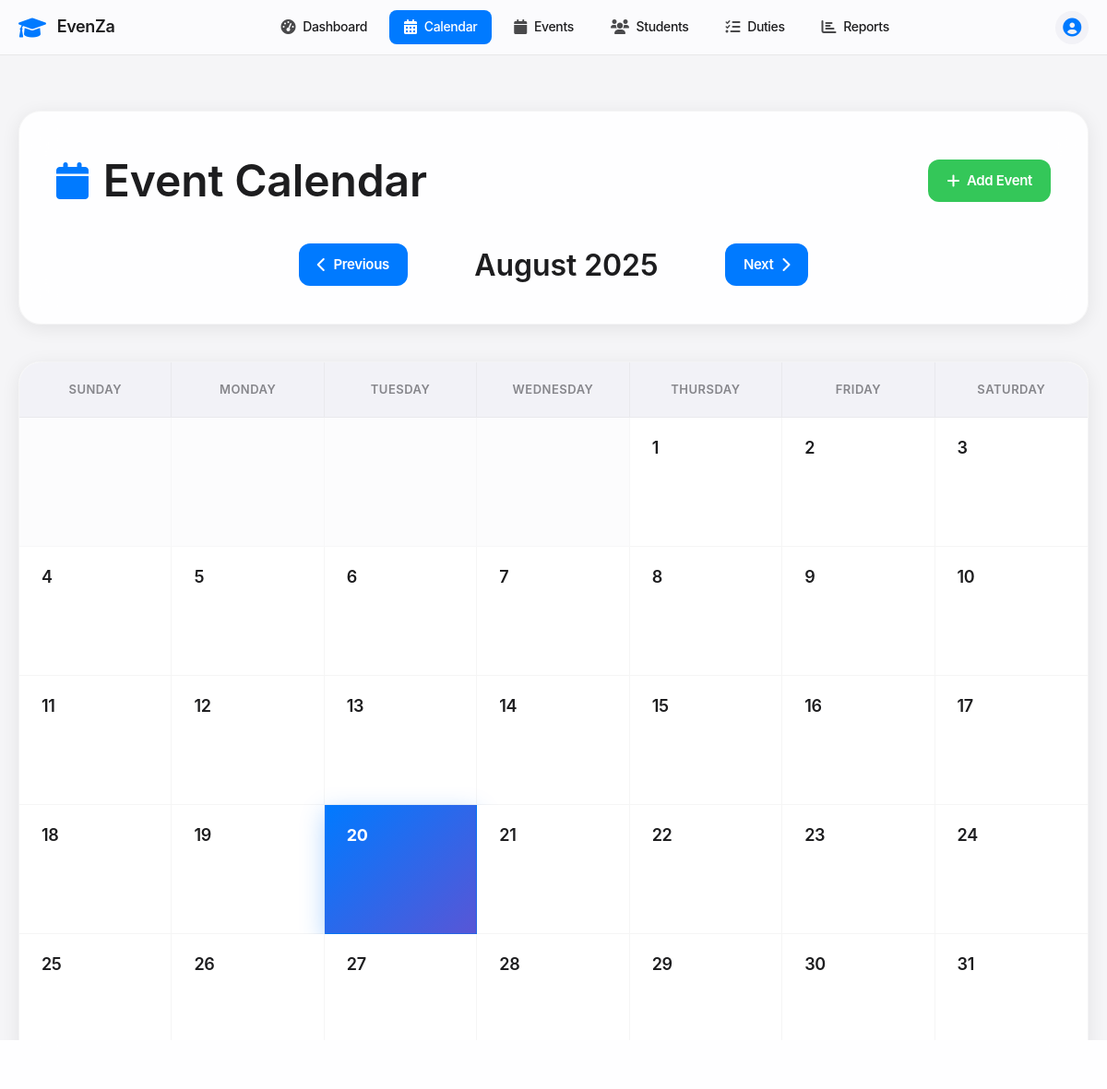
/calendar, run on an earlier commit of the app's database.
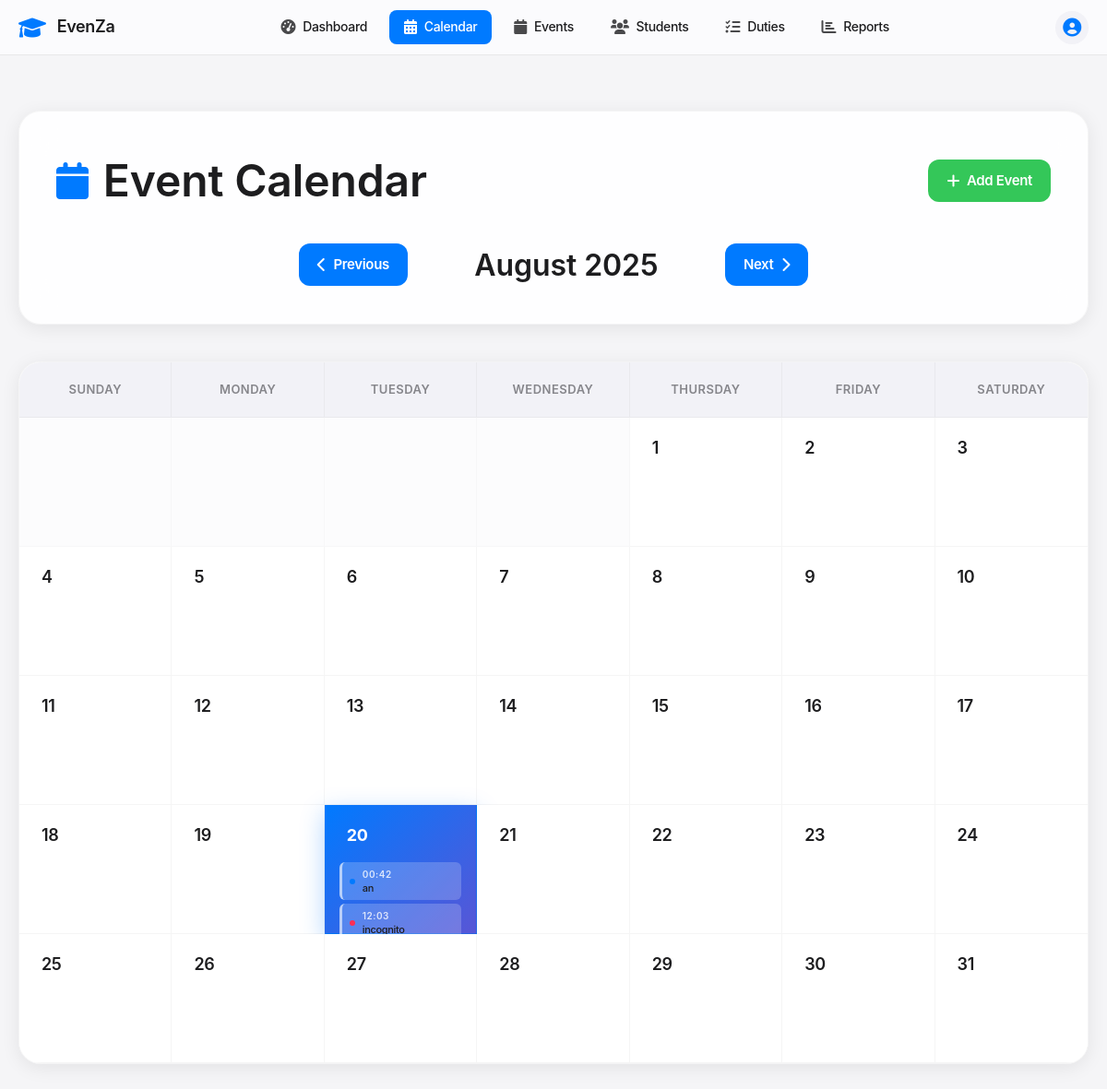
And on a later commit of the database.
### tables this page shows
CREATE TABLE events (
            id INTEGER PRIMARY KEY AUTOINCREMENT,
            name TEXT NOT NULL,
            type TEXT NOT NULL,
            event_date DATE NOT NULL,
            start_time TIME NOT NULL,
            end_time TIME NOT NULL,
            venue TEXT NOT NULL,
            description TEXT,
            host_school TEXT NOT NULL,
            participating_schools TEXT,
            status TEXT DEFAULT 'upcoming',
            created_at TIMESTAMP DEFAULT CURRENT_TIMESTAMP
        );

### app.py (the view)
@app.route('/calendar')
def calendar_view():
    year = int(request.args.get('year', datetime.now().year))
    month = int(request.args.get('month', datetime.now().month))
    calendar_data = get_calendar_data(year, month)
    return render_template('calendar.html', **calendar_data)

### app.py (called while the page is built)
def get_db_connection():
    conn = sqlite3.connect('events.db')
    conn.row_factory = sqlite3.Row
    return conn

### templates/calendar.html (shortened to what the changed rows need)
<!DOCTYPE html>
<html lang="en">
<head>
    <link href="https://cdnjs.cloudflare.com/ajax/libs/font-awesome/6.0.0/css/all.min.css" rel="stylesheet">
</head>
<body>
    <div class="calendar-container">
        <div class="container">
            <div class="calendar-header fade-in">
                <div class="header-content">
                    <h1 class="main-title">
                        <i class="fas fa-calendar calendar-icon"></i>
                        Event Calendar
                    </h1>
                </div>
                <div class="calendar-navigation">
                    <h2 class="current-month">{{ month_name }} {{ year }}</h2>
                </div>
            </div>
            <div class="calendar-wrapper fade-in">
                <div class="calendar-grid">
                    <div class="calendar-days">
                        {% for week in calendar %}
                            {% for day in week %}
                                {% if day != 0 %}
                                    <div class="calendar-day {% if day == datetime.now().day and month == datetime.now().month and year == datetime.now().year %}today{% endif %}">
                                        <div class="day-header">
                                            <div class="day-number">
                                                <a href="{{ url_for('day_events', year=year, month=month, day=day) }}">{{ day }}</a>
                                            </div>
                                        </div>
                                        <div class="day-events">
                                            {% set day_str = year ~ '-' ~ (month|string).zfill(2) ~ '-' ~ (day|string).zfill(2) %}
                                            {% if events_by_date.get(day_str) %}
                                                {% for event in events_by_date[day_str][:3] %}
                                                    <div class="event-item event-type-{{ loop.index0 % 4 }}">
                                                        <div class="event-indicator"></div>
                                                        <div class="event-content">
                                                            <span class="event-time">{{ event.start_time[:5] }}</span>
                                                            <span class="event-name">{{ event.name[:16] }}{% if event.name|length > 16 %}...{% endif %}</span>
                                                        </div>
                                                    </div>
                                                {% endfor %}
                                            {% endif %}
                                        </div>
                                    </div>
                                {% else %}
                                    <div class="calendar-day empty"></div>
                                {% endif %}
                            {% endfor %}
                        {% endfor %}
                    </div>
                </div>
            </div>
        </div>
    </div>
</body>
</html>

What changed in the data, as far as the page shows it:
added events: start_time "00:42", name "an"
added events: start_time "12:03", name "incognito"
